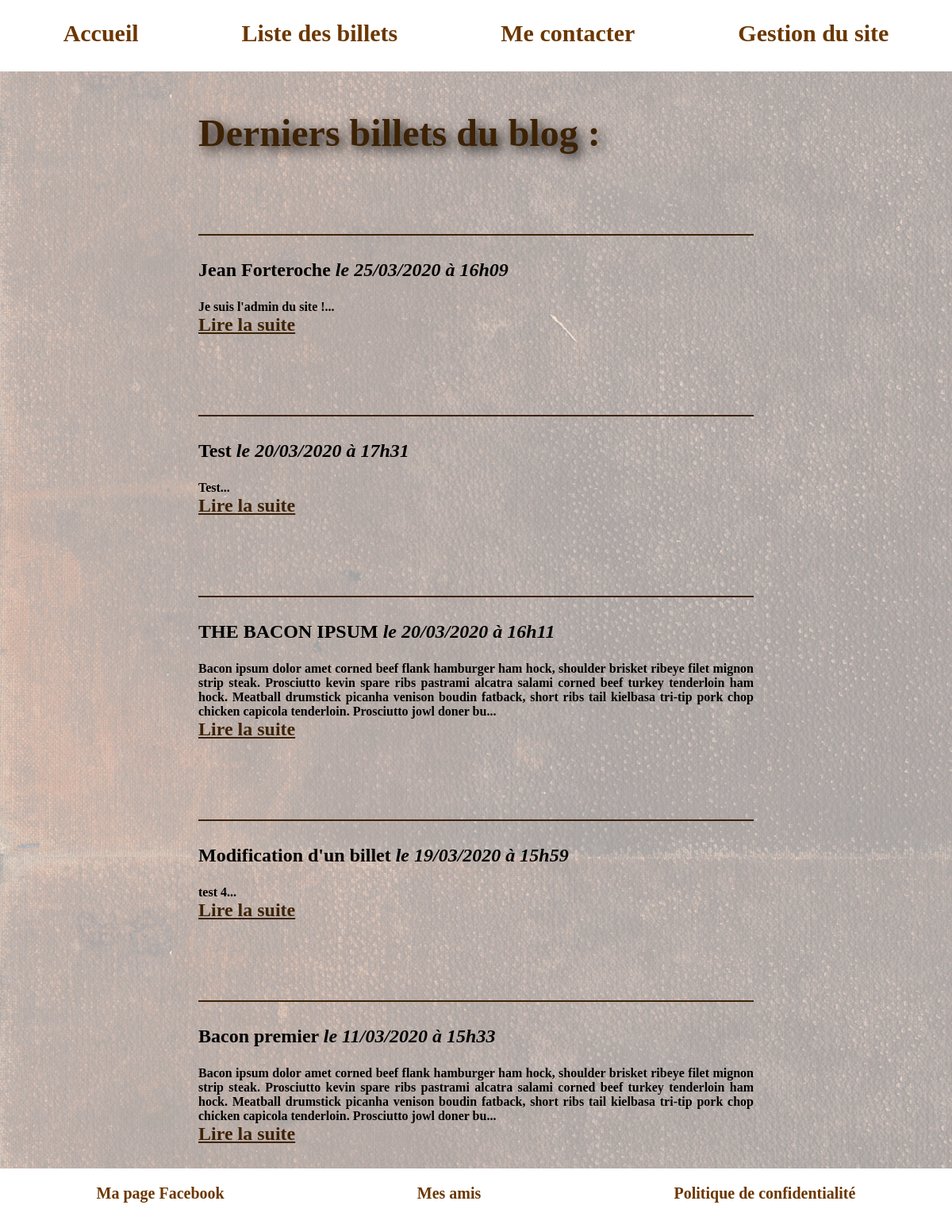
The page /index.php?action=listPosts on the database as committed earlier.
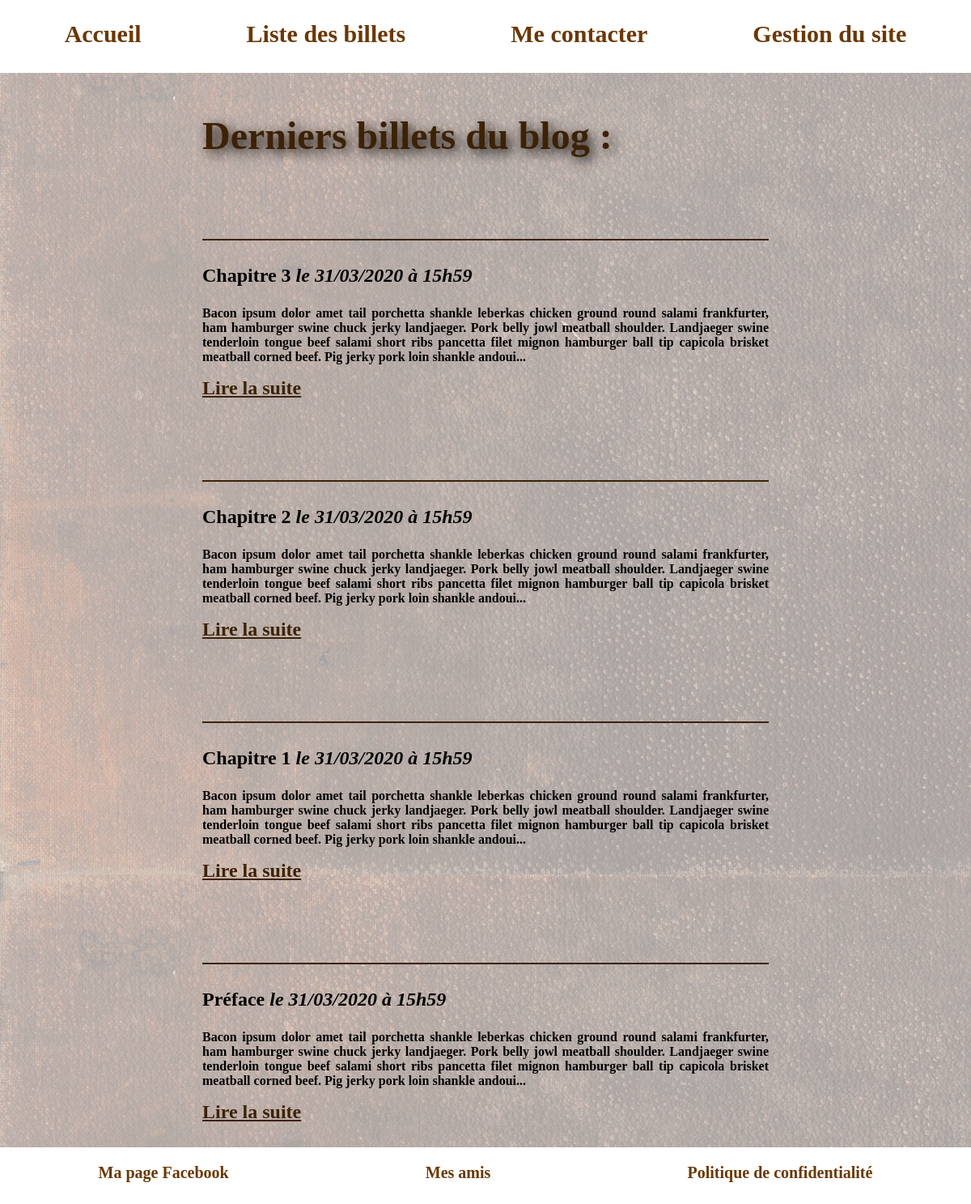
The same page on the database as committed later.
### tables this page shows
CREATE TABLE IF NOT EXISTS `posts` (
  `id` int(11) NOT NULL AUTO_INCREMENT,
  `title` varchar(255) NOT NULL,
  `content` text NOT NULL,
  `creation_date` datetime NOT NULL,
  PRIMARY KEY (`id`)
);

### controller/frontend.php (called while the page is built, shortened)
<?php
require_once('model/PostManager.php');
function listPosts()
{
    $postManager = new PostManager();
    $posts = $postManager->getPosts();
    require('view/frontend/listPostsView.php');
}

### model/PostManager.php (called while the page is built, shortened)
<?php
class PostManager extends Manager
{
    public function getPosts()
    {
        $db = $this->dbConnect();
        $req = $db->query('SELECT id, title, content,
        DATE_FORMAT(creation_date, \'%d/%m/%Y à %Hh%i\') AS creation_date_fr
        FROM posts ORDER BY creation_date DESC LIMIT 0, 5');
        return $req;
    }
}

### view/frontend/listPostsView.php (the view, shortened to what this page needs)
<h2>Derniers billets du blog :</h2>
<?php while ($post = $posts->fetch()) { ?>
    <div class="newPost">
        <h3> <?= htmlspecialchars($post['title']); ?> <em> le <?= $post['creation_date_fr']; ?></em></h3>
        <?php
        $allowedTags = '<p><strong><em><u><h1><h2><h3><h4><h5><h6><img><li><ol><ul><span><div><br><ins><del>';
        $postContent = strip_tags(stripslashes($post['content']), $allowedTags);
        echo substr($postContent, 0, 350).'...'; ?>
    </div>
    <a class="liens" href="index.php?action=postView&id=<?= $post['id'] ?>">Lire la suite</a>
<?php } $posts->closeCursor(); ?>
<?php $content = ob_get_clean(); ?>
<?php require('template.php'); ?>

### index.php (shortened to what this page needs)
<?php
require('controller/frontend.php');
try {
    if (isset($_GET['action'])) {
        if ($_GET['action'] == 'mainPage') {
            mainPage();
        } elseif ($_GET['action'] == 'contact') {
            contact();
        } elseif ($_GET['action'] == 'listPosts') {
            listPosts();
        } elseif ($_GET['action'] == 'deleteComment') {
            deleteComment($_GET['id'], $_GET['postId']);
        } elseif ($_GET['action'] == 'moderateComment') {
            moderateComment($_GET['id'], $_GET['postId']);
        } elseif ($_GET['action'] == 'reportComment') {
            reportComment($_GET['id'], $_GET['postId']);
        }
        elseif ($_GET['action'] == 'postView') {
            if (isset($_GET['id']) && $_GET['id'] > 0) {
                postView();
            } else {
                throw new Exception('Erreur : aucun identifiant de billet envoyé.');
            }
        } elseif ($_GET['action'] == 'displayPostForm') {
            createPostForm();
        } elseif ($_GET['action'] == 'createPost') {
            createPost($_POST['title'], $_POST['content']);
        } elseif ($_GET['action'] == 'updatePostForm') {
            if (isset($_GET['id']) && $_GET['id'] > 0) {
                updatePostForm($_GET['id']);
            } else {
                throw new Exception('Erreur : aucun identifiant de billet envoyé.');
            }
        } elseif ($_GET['action'] == 'updatePost') {
            updatePost($_POST['title'], $_POST['content'], $_POST['id']);
        } elseif ($_GET['action'] == 'deletePost') {
            deletePost($_GET['id']);
        }
        elseif ($_GET['action'] == 'displayLogin') {
            displayLogin();
        } elseif ($_GET['action'] == 'login') {
            login($_POST['username'], $_POST['password']);
        } elseif ($_GET['action'] == 'disconnect') {
            disconnect();
        } elseif ($_GET['action'] == 'updatePassword') {
            if ($_POST['password'] == $_POST['password_confirm']) {
                updatePassword($_POST['password']);
            } else echo "Erreur : les mots de passe renseignés ne sont pas identiques.";
        } else {
            mainPage();
        }
    } else {
        mainPage();
    }
} catch (Exception $e) {
    $errorMessage = $e->getMessage();
    echo ('Une erreur est survenue. Veuillez réessayer.');
}

### view/frontend/template.php (shortened to what this page needs)
<!DOCTYPE html>
<html lang="fr">
<head>
    <link rel='stylesheet' type='text/css' href='public/css/style.css' />
</head>
<body>
    <header> <?php include('menu.php') ?></header>
    <section id="content"> <?= $content ?></section>
    <footer>
        <ul>
            <li>Ma page Facebook</li>
            <li>Mes amis</li>
            <li>Politique de confidentialité</li>
        </ul>
    </footer>
</body>
</html>

### view/frontend/menu.php
<div>
    <nav>
        <ul>
            <li><a href="index.php?action=mainPage">Accueil</a></li>
            <li><a href="index.php?action=listPosts">Liste des billets</a></li>
            <li><a href="index.php?action=contact">Me contacter</a></li>
            <li><a href="index.php?action=displayLogin">Gestion du site</a></li>
        </ul>
    </nav>
</div>

### public/css/style.css (style rules this page uses)
h1, h2 { font-family: 'curve'; font-weight: bold; text-shadow: 5px 5px 15px black; }
h2 { font-size: 3em; color: #3D2205; }
body { font-family: 'quicksand'; background-image: url("../images/bg.jpg"); margin: 0 auto; }
body p { font-size: 16px; font-weight: bold; }
header { display: flex; z-index: 2; position: fixed; background-color: white; top: 0; width: 100%; height: 90px; margin: 0; justify-content: center; }
header ul, li { display: flex; margin: 0 auto; }
header ul { margin-left: 340px; padding: 0; margin: 0; }
header a { margin-top: 25px; margin-right: 65px; margin-left: 65px; text-decoration: none; font-size: 30px; font-weight: bold; color: #6C3701; }
section { padding: 30px; }
#content { width: 700px; background-color: rgba(255, 255, 255, 0.6); margin: 0 auto; box-shadow: 0px 5px 100px black; padding-left: 250px; padding-right: 250px; padding-top: 100px; padding-bottom: 100px; }
.newPost { font-weight: bold; margin-top: 100px; text-align: justify; }
.newPost p { font-size: 16px; }
.newPost h3 { border-top: 2px solid #3D2205; padding-top: 30px; font-size: 1.5em; }
.liens { color: #3D2205; font-size: 1.5em; font-weight: bold; }
footer { background-color: white; width: 100%; height: 70px; font-weight: bold; left: 0; position: fixed; bottom: 0; }
footer ul { display: flex; margin: 0; padding: 0; }
footer li { color: #6C3701; font-size: 20px; margin-top: 20px; }

Rows that differ between the two databases and show on the page:
removed posts: title "Jean Forteroche", creation_date_fr "25/03/2020 à 16h09", content "Je suis l'admin du site !"
removed posts: title "Test", creation_date_fr "20/03/2020 à 17h31", content "Test"
removed posts: title "THE BACON IPSUM", creation_date_fr "20/03/2020 à 16h11", content "Bacon ipsum dolor amet corned beef flank hamburger ham hock, shoulder brisket ribeye filet mignon strip steak. Prosciutto kevin spare ribs pastrami alcatra salami corned beef turkey tenderloin ham hock. Meatball drumstick picanha venison boudin fatback, short ribs tail kielbasa tri-tip pork chop chicken capicola tenderloin. Prosciutto jowl doner bu"
removed posts: title "Modification d'un billet", creation_date_fr "19/03/2020 à 15h59", content "test 4"
removed posts: title "Bacon premier", creation_date_fr "11/03/2020 à 15h33", content "Bacon ipsum dolor amet corned beef flank hamburger ham hock, shoulder brisket ribeye filet mignon strip steak. Prosciutto kevin spare ribs pastrami alcatra salami corned beef turkey tenderloin ham hock. Meatball drumstick picanha venison boudin fatback, short ribs tail kielbasa tri-tip pork chop chicken capicola tenderloin. Prosciutto jowl doner bu"
added posts: title "Chapitre 3", creation_date_fr "31/03/2020 à 15h59", content "Bacon ipsum dolor amet tail porchetta shankle leberkas chicken ground round salami frankfurter, ham hamburger swine chuck jerky landjaeger. Pork belly jowl meatball shoulder. Landjaeger swine tenderloin tongue beef salami short ribs pancetta filet mignon hamburger ball tip capicola brisket meatball corned beef. Pig jerky pork loin shankle andoui"
added posts: title "Chapitre 2", creation_date_fr "31/03/2020 à 15h59", content "Bacon ipsum dolor amet tail porchetta shankle leberkas chicken ground round salami frankfurter, ham hamburger swine chuck jerky landjaeger. Pork belly jowl meatball shoulder. Landjaeger swine tenderloin tongue beef salami short ribs pancetta filet mignon hamburger ball tip capicola brisket meatball corned beef. Pig jerky pork loin shankle andoui"
added posts: title "Chapitre 1", creation_date_fr "31/03/2020 à 15h59", content "Bacon ipsum dolor amet tail porchetta shankle leberkas chicken ground round salami frankfurter, ham hamburger swine chuck jerky landjaeger. Pork belly jowl meatball shoulder. Landjaeger swine tenderloin tongue beef salami short ribs pancetta filet mignon hamburger ball tip capicola brisket meatball corned beef. Pig jerky pork loin shankle andoui"
added posts: title "Préface", creation_date_fr "31/03/2020 à 15h59", content "Bacon ipsum dolor amet tail porchetta shankle leberkas chicken ground round salami frankfurter, ham hamburger swine chuck jerky landjaeger. Pork belly jowl meatball shoulder. Landjaeger swine tenderloin tongue beef salami short ribs pancetta filet mignon hamburger ball tip capicola brisket meatball corned beef. Pig jerky pork loin shankle andoui"
